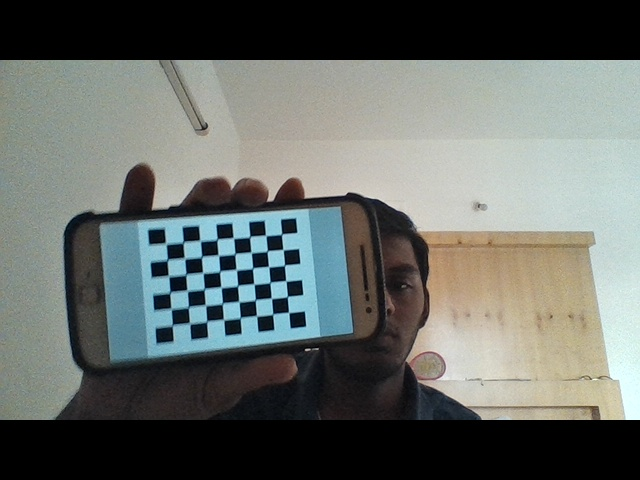
#> input picture Task 0/Task 0.2/picture0.jpg, 640 x 480 px; its folder holds 4 pictures in this run
$ python calibrate.py
#> lines starting #> are read from the running program, lines starting #| are printed output that depends on the picture
import numpy as np
import cv2
import glob

# termination criteria
criteria = (cv2.TERM_CRITERIA_EPS + cv2.TERM_CRITERIA_MAX_ITER, 30, 0.001)

# prepare object points, like (0,0,0), (1,0,0), (2,0,0) ....,(6,5,0)
objp = np.zeros((6*8,3), np.float32)
objp[:,:2] = np.mgrid[0:8,0:6].T.reshape(-1,2)

# Arrays to store object points and image points from all the images.
objpoints = [] # 3d point in real world space
imgpoints = [] # 2d points in image plane.

images = glob.glob('*.jpg')

ctr = 0
for fname in images:
    img = cv2.imread(fname)
#> img is the input picture: shape (480, 640, 3); mean B, G, R 103.3, 107.2, 102.2
    gray = cv2.cvtColor(img,cv2.COLOR_BGR2GRAY)
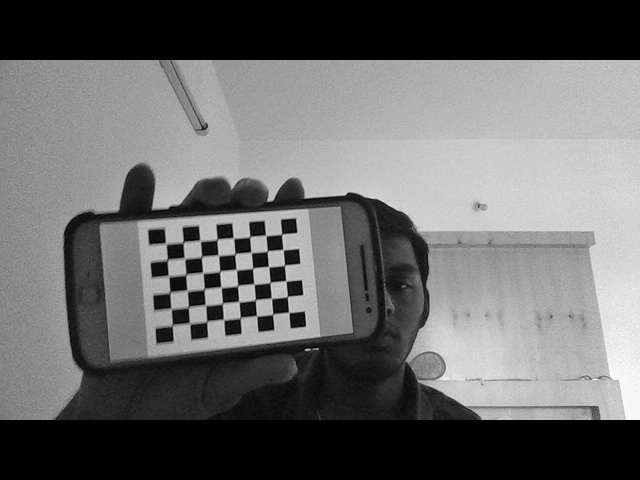
#> gray: shape (480, 640); min 0, max 252, mean 105.3

    # Find the chess board corners
    ret, corners = cv2.findChessboardCorners(gray, (8,6),None)
#> ret = True; corners = 48 rows, first 8: [165.5, 244.2], [183.6, 242.4], [200.1, 240.7], [217, 239.1], [233.4, 237.8], [249.9, 236.4], [265.7, 235.5], [281.7, 234]

    # If found, add object points, image points (after refining them)
    if ret == True:
        objpoints.append(objp)

        corners2 = cv2.cornerSubPix(gray,corners,(11,11),(-1,-1),criteria)
#> corners2 = 48 rows, first 8: [165.8, 243.5], [183.1, 242.2], [200.1, 240.7], [217, 239.4], [233.4, 238], [249.7, 236.7], [265.7, 235.4], [281.6, 234.2]
        imgpoints.append(corners2)
#> pass 2 of the loop `for fname in images:`:
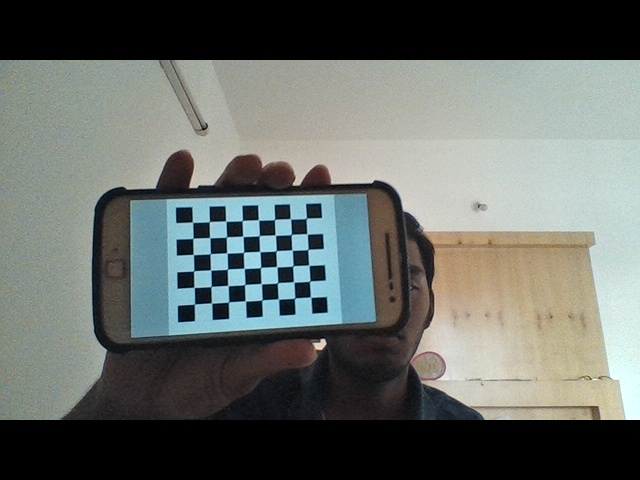
#> input picture Task 0/Task 0.2/picture1.jpg, 640 x 480 px
#> img is the input picture: shape (480, 640, 3); mean B, G, R 103.6, 107.7, 102.8
#> `gray = cv2.cvtColor(img,cv2.COLOR_BGR2GRAY)`:
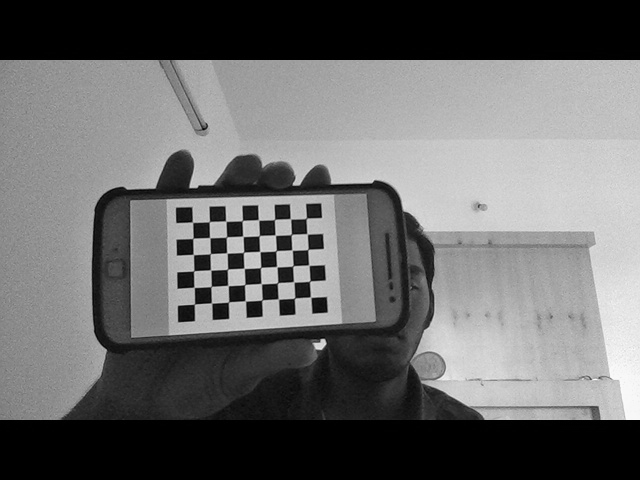
#> gray: shape (480, 640); min 0, max 252, mean 105.8
#> corners = 48 rows, first 8: [192.4, 222.2], [209.3, 221.7], [225.8, 221.2], [242.3, 220.6], [258.5, 219.9], [274.5, 219.5], [290.5, 218.8], [306.5, 218.1]
#> corners2 = 48 rows, first 8: [192.5, 222.2], [209.3, 221.7], [225.8, 221.2], [242.3, 220.6], [258.5, 219.9], [274.5, 219.5], [290.5, 218.8], [306.3, 218.3]
#> pass 3 of the loop `for fname in images:`:
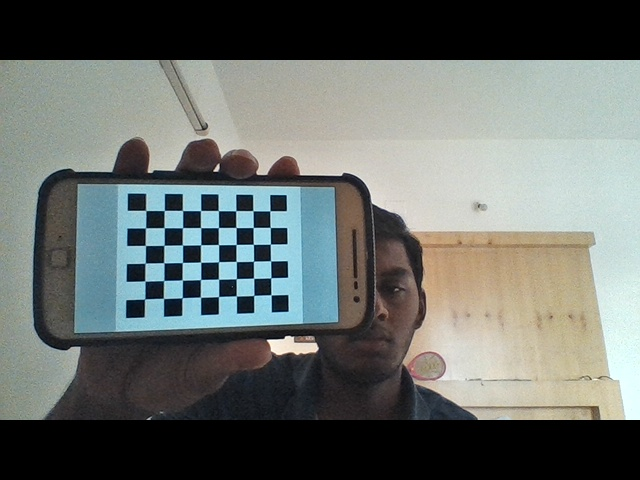
#> input picture Task 0/Task 0.2/picture10.jpg, 640 x 480 px
#> img is the input picture: shape (480, 640, 3); mean B, G, R 106.9, 110.4, 105.2
#> `gray = cv2.cvtColor(img,cv2.COLOR_BGR2GRAY)`:
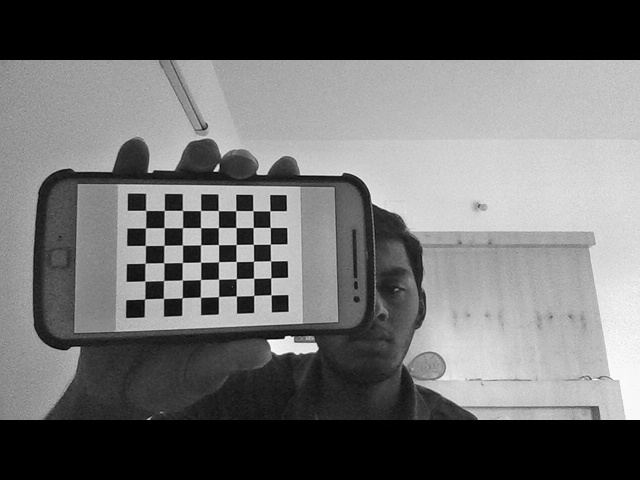
#> gray: shape (480, 640); min 0, max 255, mean 108.5
#> corners = 48 rows, first 8: [145.8, 210.6], [164.4, 210.5], [182.5, 210.5], [200.6, 210.6], [218.3, 210.6], [235.7, 210.7], [252.9, 210.6], [269.9, 210.8]
#> corners2 = 48 rows, first 8: [145.7, 210.4], [164.2, 210.5], [182.5, 210.5], [200.6, 210.6], [218.3, 210.6], [235.7, 210.7], [252.9, 210.7], [269.9, 210.8]
#> the loop made 4 passes; the first 3 are shown

        # Draw and display the corners
        #img = cv2.drawChessboardCorners(img, (8,6), corners2,ret)
        #cv2.imshow('img',img)
        #cv2.waitKey(1)


ret, mtx, dist, rvecs, tvecs = cv2.calibrateCamera(objpoints, imgpoints, gray.shape[::-1], None, None)
print (mtx, dist)
np.savez("Camera.npz", ret=ret, mtx=mtx, dist=dist, rvecs=rvecs, tvecs=tvecs)


cv2.destroyAllWindows()
